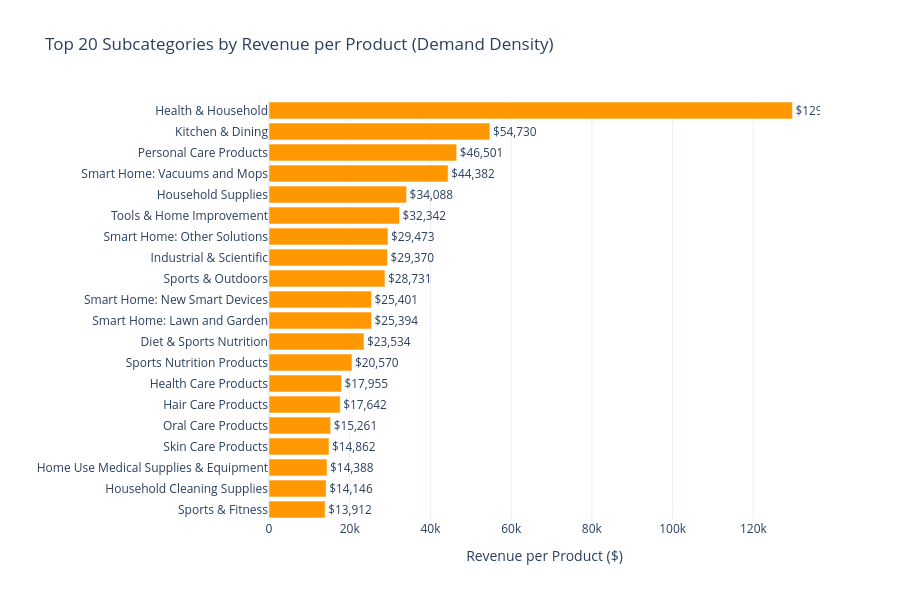

Here is the notebook cell this chart was saved with:
### Markdown cell above
### 3.2 — Revenue per Product (Demand Density)

Raw revenue is misleading — a category with $100M spread across 50K products is very different from $100M across 500.  
**Revenue per product** shows where demand concentrates.

### Code cell
df_sub['revenue_per_product'] = df_sub[REVENUE_COL] / df_sub[PRODUCTS_COL].replace(0, np.nan)

top20_density = df_sub.nlargest(20, 'revenue_per_product')

fig = px.bar(
    top20_density,
    x='revenue_per_product',
    y=SUBCAT_COL,
    orientation='h',
    title='Top 20 Subcategories by Revenue per Product (Demand Density)',
    labels={'revenue_per_product': 'Revenue per Product ($)', SUBCAT_COL: ''},
    template=TEMPLATE,
    color_discrete_sequence=['#FF9800']
)
fig.update_layout(yaxis={'categoryorder': 'total ascending'}, height=600)
fig.update_traces(texttemplate='$%{x:,.0f}', textposition='outside')
save_chart(fig, '02_revenue_per_product')
fig.show()

### Figure 1 — Plotly figure (JSON) as saved in the notebook; plotly's stock layout.template omitted (floating-point values rounded to 4 significant figures)
{"data": [{"hovertemplate": "Revenue per Product ($)=%{x}<br>=%{y}<extra></extra>", "legendgroup": "", "marker": {"color": "#FF9800", "pattern": {"shape": ""}}, "name": "", "orientation": "h", "showlegend": false, "textposition": "outside", "texttemplate": "$%{x:,.0f}", "type": "bar", "x": [129700.0, 54730.0, 46500.0, 44380.0, 34090.0, 32340.0, 29470.0, 29370.0, 28730.0, 25400.0, 25390.0, 23530.0, 20570.0, 17950.0, 17640.0, 15260.0, 14860.0, 14390.0, 14150.0, 13910.0], "xaxis": "x", "y": ["Health & Household", "Kitchen & Dining", "Personal Care Products", "Smart Home: Vacuums and Mops", "Household Supplies", "Tools & Home Improvement", "Smart Home: Other Solutions", "Industrial & Scientific", "Sports & Outdoors", "Smart Home: New Smart Devices", "Smart Home: Lawn and Garden", "Diet & Sports Nutrition", "Sports Nutrition Products", "Health Care Products", "Hair Care Products", "Oral Care Products", "Skin Care Products", "Home Use Medical Supplies & Equipment", "Household Cleaning Supplies", "Sports & Fitness"], "yaxis": "y"}], "layout": {"barmode": "relative", "height": 600, "legend": {"tracegroupgap": 0}, "title": {"text": "Top 20 Subcategories by Revenue per Product (Demand Density)"}, "xaxis": {"anchor": "y", "domain": [0, 1], "title": {"text": "Revenue per Product ($)"}}, "yaxis": {"anchor": "x", "categoryorder": "total ascending", "domain": [0, 1], "title": {"text": ""}}}}
